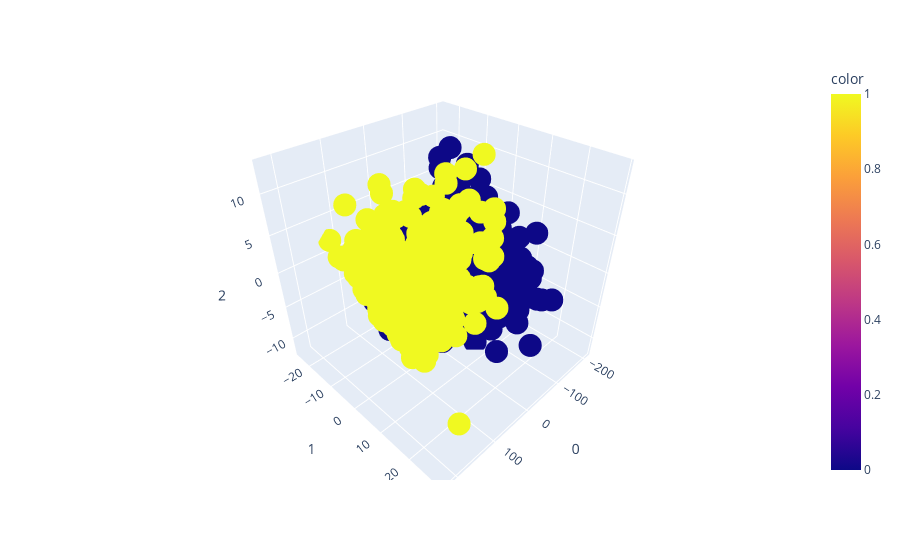

The cell this chart's notebook holds for it:
### Code cell
import plotly.express as px

pca3D = PCA(n_components=3)
data_pca3D = pca3D.fit_transform(data)
fig = px.scatter_3d(data_pca3D, x=0, y=1, z=2, color=labels)
fig.show()

# Display the 3D Tensor with matplotlib in the case plotly is not displaying properly
# Matplolib Picture is not interactive and it is harder to see if the clusters are well separated

fig = plt.figure()
ax = fig.add_subplot(111, projection='3d')
ax.scatter(data_pca3D[:, 0], data_pca3D[:, 1], data_pca3D[:, 2], c=labels)
plt.show()

### Figure 1 — Plotly figure (JSON) as saved in the notebook; plotly's stock layout.template omitted (floating-point values rounded to 4 significant figures; data arrays with more than 128 entries replaced by an {"elided": "..."} marker saying what was removed)
{"data": [{"hovertemplate": "0=%{x}<br>1=%{y}<br>2=%{z}<br>color=%{marker.color}<extra></extra>", "legendgroup": "", "marker": {"color": {"elided": "800 int values"}, "coloraxis": "coloraxis", "symbol": "circle"}, "mode": "markers", "name": "", "scene": "scene", "showlegend": false, "type": "scatter3d", "x": {"elided": "800 float values"}, "y": {"elided": "800 float values"}, "z": {"elided": "800 float values"}}], "layout": {"coloraxis": {"colorbar": {"title": {"text": "color"}}, "colorscale": [[0, "#0d0887"], [0.1111, "#46039f"], [0.2222, "#7201a8"], [0.3333, "#9c179e"], [0.4444, "#bd3786"], [0.5556, "#d8576b"], [0.6667, "#ed7953"], [0.7778, "#fb9f3a"], [0.8889, "#fdca26"], [1, "#f0f921"]]}, "legend": {"tracegroupgap": 0}, "margin": {"t": 60}, "scene": {"domain": {"x": [0, 1], "y": [0, 1]}, "xaxis": {"title": {"text": "0"}}, "yaxis": {"title": {"text": "1"}}, "zaxis": {"title": {"text": "2"}}}}}
